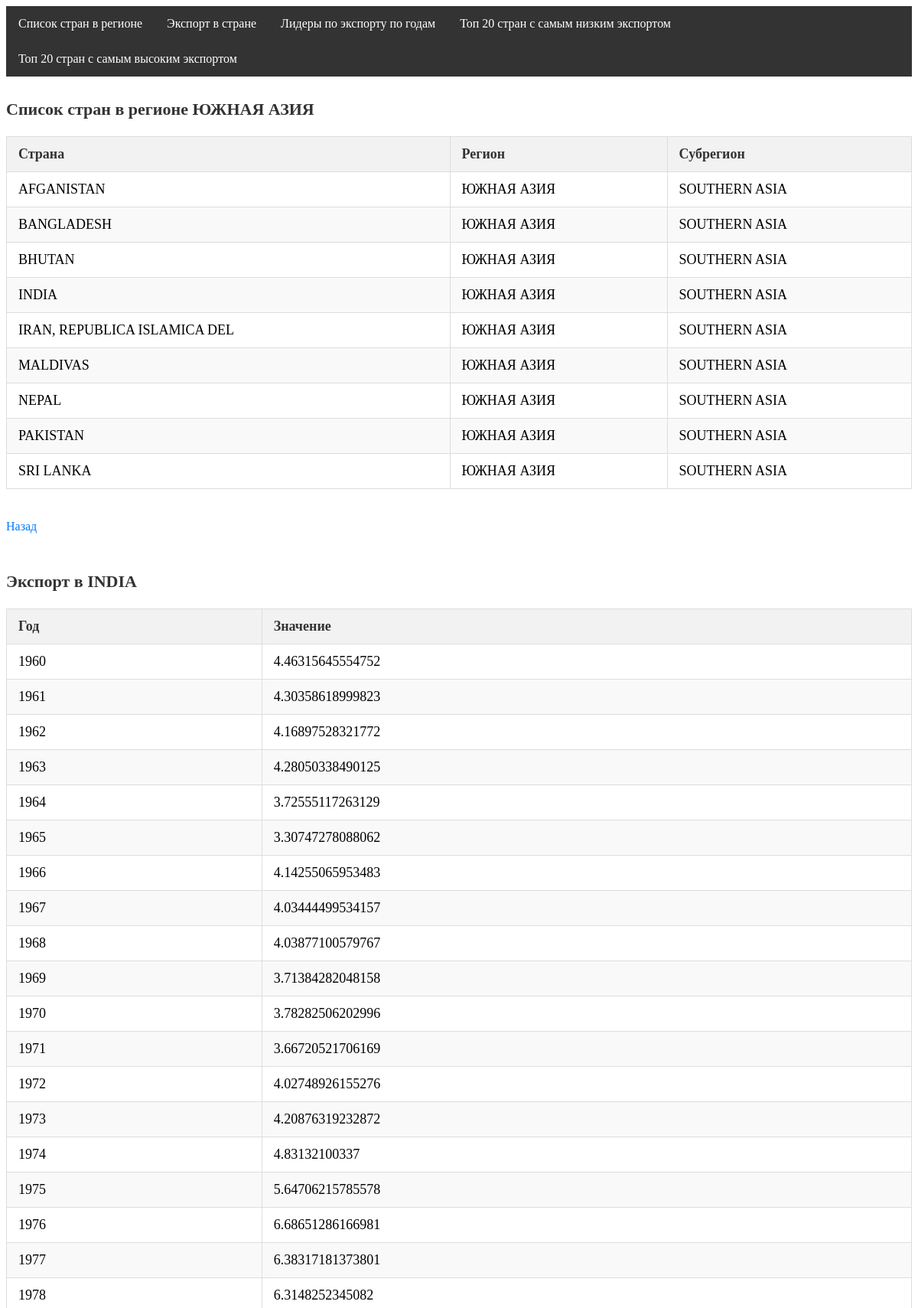
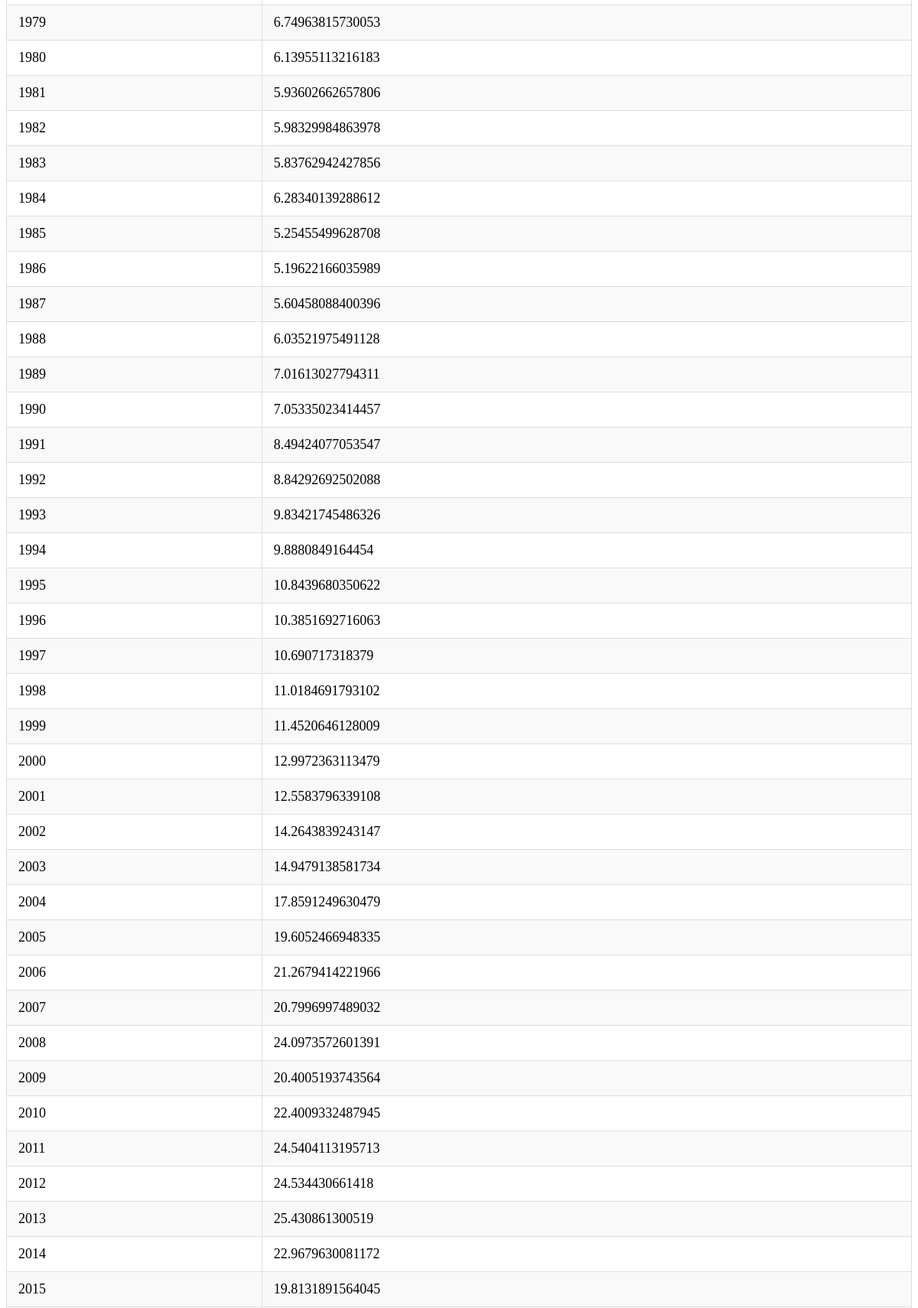
The page / (upper part) on the database its author committed (2 pictures, top to bottom).
### models.py (models this page shows, shortened)
class Region(db.Model):
    __tablename__ = 'region' # задавать необязательно
    id = db.Column(db.Integer, primary_key=True)
    name = db.Column('Регион', db.String(255), nullable=False)
    sub_regions = db.relationship("SubRegion")

class Country(db.Model):
    __tablename__ = 'country' # задавать необязательно
    id = db.Column(db.Integer, primary_key=True)
    name = db.Column('Страна', db.String(255), nullable=False)
    sub_region_id = db.Column(db.Integer, db.ForeignKey('sub_region.id'))
    sub_region = db.relationship("SubRegion", back_populates="countries")
    exports = db.relationship("Export")

class SubRegion(db.Model):
    __tablename__ = 'sub_region' # задавать необязательно
    id = db.Column(db.Integer, primary_key=True)
    name = db.Column('Субрегион', db.String(255), nullable=False)
    region_id = db.Column(db.Integer, db.ForeignKey('region.id'))
    region = db.relationship("Region", back_populates="sub_regions")
    countries = db.relationship("Country")

### structures/views.py (the view)
@app.route('/')
def index():
    [countries_in_region_head, countries_in_region_body] = get_countries_in_region('ЮЖНАЯ АЗИЯ');
    [exports_for_country_head, exports_for_country_body] = get_exports_for_country('INDIA');
    [top_exporting_countries_per_year_head, top_exporting_countries_per_year_body] = get_top_exporting_countries_per_year();
    [bottom_20_exporting_countries_head, bottom_20_exporting_countries_body] = get_bottom_20_exporting_countries();
    [top_20_exporting_countries_head, top_20_exporting_countries_body] = get_top_20_exporting_countries();
    html = render_template(
        'index.html',
        countries_in_region_region='ЮЖНАЯ АЗИЯ',
        countries_in_region_head=countries_in_region_head,
        countries_in_region_body=countries_in_region_body,
        exports_for_country_country='INDIA',
        exports_for_country_head=exports_for_country_head,
        exports_for_country_body=exports_for_country_body,
        top_exporting_countries_per_year_head=top_exporting_countries_per_year_head,
        top_exporting_countries_per_year_body=top_exporting_countries_per_year_body,
        bottom_20_exporting_countries_head=bottom_20_exporting_countries_head,
        bottom_20_exporting_countries_body=bottom_20_exporting_countries_body,
        top_20_exporting_countries_head=top_20_exporting_countries_head,
        top_20_exporting_countries_body=top_20_exporting_countries_body
    )
    return html

### structures/models.py (called while the page is built)
def get_countries_in_region(region_name):
    query = (
        db.session.query(
            Country.name.label("Страна"),
            Region.name.label("Регион"),
            SubRegion.name.label("Субрегион"),
        )
        .select_from(Region)
        .join(SubRegion, Region.id == SubRegion.region_id)
        .join(Country, SubRegion.id == Country.sub_region_id)
        .filter(Region.name == region_name)
    )
    return [query.statement.columns.keys(), query.all()]

def get_exports_for_country(country_name):
    query = (
        db.session.query(Export.year.label("Год"), Export.value.label("Значение"))
        .select_from(Country)
        .join(Export, Country.id == Export.country_id)
        .filter(Country.name == country_name)
    )
    return [query.statement.columns.keys(), query.all()]

def get_top_exporting_countries_per_year():
    subquery = db.session.query(
        Export.year,
        Export.country_id,
        db.func.rank()
        .over(partition_by=Export.year, order_by=Export.value.desc())
        .label("rank"),
    ).subquery()
    query = (
        db.session.query(
            subquery.c.year.label("Год"),
            Country.name.label("Страна"),
            Export.value.label("Значение"),
        )
        .join(Country, subquery.c.country_id == Country.id)
        .join(
            Export, (Export.country_id == Country.id) & (Export.year == subquery.c.year)
        )
        .filter(subquery.c.rank == 1)
        .order_by(subquery.c.year)
    )
    return [query.statement.columns.keys(), query.all()]

def get_bottom_20_exporting_countries():
    query = (
        db.session.query(
            Country.name.label("Страна"),
            db.func.sum(Export.value).label("Общий экспорт"),
        )
        .join(Export, Country.id == Export.country_id)
        .group_by(Country.name)
        .having(db.func.sum(Export.value) > 0)
        .order_by(db.func.sum(Export.value))
        .limit(20)
    )
    return [query.statement.columns.keys(), query.all()]

def get_top_20_exporting_countries():
    query = (
        db.session.query(
            Country.name.label("Страна"),
            db.func.sum(Export.value).label("Общий экспорт"),
        )
        .join(Export, Country.id == Export.country_id)
        .group_by(Country.name)
        .order_by(db.func.sum(Export.value).desc())
        .limit(20)
    )
    return [query.statement.columns.keys(), query.all()]

### templates/index.html (shortened to what this page needs)
{% macro render_table(headers, rows) %}
<table>
  <thead>
    <tr>
      {% for header in headers %}
      <th>{{ header }}</th>
      {% endfor %}
    </tr>
  </thead>
  <tbody>
    {% for row in rows %}
    <tr>
      {% for cell in row %}
      <td>{{ cell }}</td>
      {% endfor %}
    </tr>
    {% endfor %}
  </tbody>
</table>
{% endmacro %}
<!DOCTYPE html>
<html>
  <head>
    <link rel="stylesheet" href="/static/style.css"
  </head>
  <body>
    <nav>
      <ul>
        <li><a href="#countries_in_region">Список стран в регионе</a></li>
        <li><a href="#export_in_country">Экспорт в стране</a></li>
        <li><a href="#top_exporting_countries_per_year">Лидеры по экспорту по годам</a></li>
        <li><a href="#bottom_20_exporting_countries">Топ 20 стран с самым низким экспортом</a></li>
        <li><a href="#top_20_exporting_countries">Топ 20 стран с самым высоким экспортом</a></li>
      </ul>
    </nav>
    <h3 id="countries_in_region">Список стран в регионе {{countries_in_region_region}}</h3>
    {{ render_table(countries_in_region_head, countries_in_region_body) }}
    <a href="#top">Назад</a>
    <h3 id="export_in_country">Экспорт в {{exports_for_country_country}}</h3>
    {{ render_table(exports_for_country_head, exports_for_country_body) }}
  </body>
</html>

### static/style.css (style rules this page uses)
table { width: 100%; border-collapse: collapse; margin: 20px 0; font-size: 18px; text-align: left; }
table th, table td { padding: 12px 15px; border: 1px solid #ddd; }
table th { background-color: #f2f2f2; color: #333; }
table tr:nth-child(even) { background-color: #f9f9f9; }
nav { background-color: #333; overflow: hidden; }
nav ul { list-style-type: none; margin: 0; padding: 0; }
nav ul li { float: left; }
nav ul li a { display: block; color: white; text-align: center; padding: 14px 16px; text-decoration: none; }
a[href="#top"] { display: inline-block; margin: 20px 0; font-size: 16px; color: #007bff; text-decoration: none; }
h3 { font-size: 22px; margin-top: 30px; color: #333; }

### rows shown on the page
Region: Регион "ЮЖНАЯ АЗИЯ"
Country: Страна "AFGANISTAN"
SubRegion: Субрегион "SOUTHERN ASIA"
Country: Страна "BANGLADESH"
Country: Страна "BHUTAN"
Country: Страна "INDIA"
Country: Страна "IRAN, REPUBLICA ISLAMICA DEL"
Country: Страна "MALDIVAS"
Country: Страна "NEPAL"
Country: Страна "PAKISTAN"
Country: Страна "SRI LANKA"

### other values the page prints
{{ header }} "Страна" "Регион" "Субрегион" "Год" "Значение"
{{ cell }} "1960" "4.46315645554752" "1961" "4.30358618999823" "1962" "4.16897528321772" "1963" "4.28050338490125" "1964" "3.72555117263129" "1965" "3.30747278088062" "1966" "4.14255065953483" "1967" "4.03444499534157" "1968" "4.03877100579767" "1969" "3.71384282048158" "1970" "3.78282506202996" "1971" "3.66720521706169" "1972" "4.02748926155276" "1973" "4.20876319232872" "1974" "4.83132100337" "1975" "5.64706215785578" "1976" "6.68651286166981" "1977" "6.38317181373801" "1978" "6.3148252345082" "1979" "6.74963815730053" "1980" "6.13955113216183" "1981" "5.93602662657806" "1982" "5.98329984863978" "1983" "5.83762942427856" "1984" "6.28340139288612" "1985" "5.25455499628708" "1986" "5.19622166035989" "1987" "5.60458088400396" "1988" "6.03521975491128" "1989" "7.01613027794311" "1990" "7.05335023414457" "1991" "8.49424077053547" "1992" "8.84292692502088" "1993" "9.83421745486326" "1994" "9.8880849164454" "1995" "10.8439680350622" "1996" "10.3851692716063" "1997" "10.690717318379" "1998" "11.0184691793102" "1999" "11.4520646128009" "2000" "12.9972363113479" "2001" "12.5583796339108" "2002" "14.2643839243147" "2003" "14.9479138581734" "2004" "17.8591249630479" "2005" "19.6052466948335" "2006" "21.2679414221966" "2007" "20.7996997489032" "2008" "24.0973572601391" "2009" "20.4005193743564" "2010" "22.4009332487945" "2011" "24.5404113195713" "2012" "24.534430661418" "2013" "25.430861300519" "2014" "22.9679630081172" "2015" "19.8131891564045"
